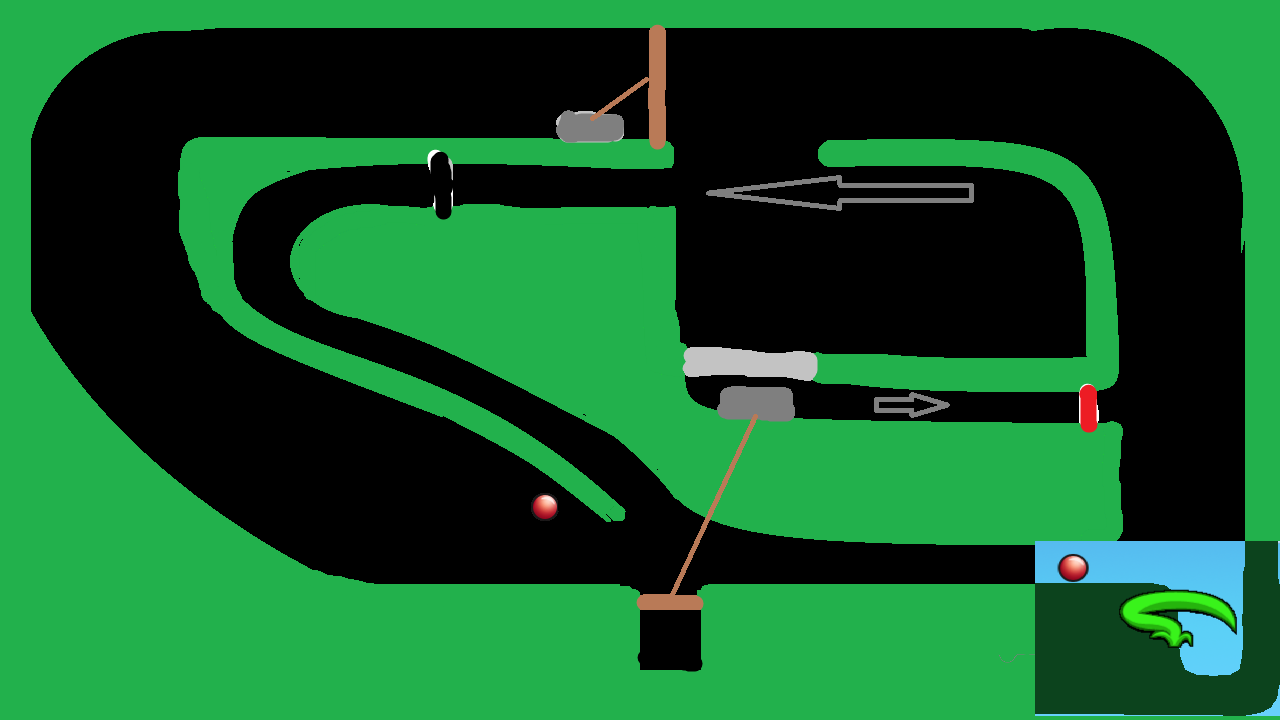
#> input picture scripts/Redy.png, 1280 x 720 px
$ python curve.py Redy.png
#> lines starting #> are read from the running program, lines starting #| are printed output that depends on the picture
import cv2
import numpy as np
import os
import sys

# P.S. В комментариях я называю 1 и 4 точки главными, а 2 и 3 дополнительными
# а ещё пишу кривая, хотя это сплайн :)

# ================== Управление ==================
# ЛКМ - добавить точку кривой
# ПКМ - удалить точку кривой (если это главная точка и не первая)
# Колесо мыши - смещение картинки (кликом, без перетаскивания)
# ЛКМ по точке - перетаскивание точки
# V - переключение между режимами редактирования и просмотра (ЕСЛИ НЕ РИСУЕТСЯ - ты в режиме просмотра)
# S - сохранение точек в файлы (all_points.txt и control_points.txt) (только в режиме просмотра)
# R - чтение точек из файла control_points.txt (только в режиме просмотра)
# ESC - выход
# ===============================================

# ================== HOW TO USE ==================
# 1. Передал путь до картинки уровня параметром
# 2. Понадабавлял точек, подвигал их как надо
# 3. Чекнул как оно выглядит через 'v'
# 4. Если всё нравится, нажимаешь 's' для сохранения в файлы
# 5. Потом можно нажать 'r' для загрузки контрольных точек из файла
# 6. Нажимаешь ещё раз 'v' и снова добавляешь точки
# 7. Повторять пока не нарисуешь все кривые
# ===============================================

# Глобальные переменные
control_points = []  # Все точки кривой (для рисования берутся по 4)
all_points = []
dragging = None      # Индекс точки, которую сейчас перетаскиваем
finished = False     # Флаг для отображения законченной кривой
offset = [0, 0]      # Смещение картинки

WINDOW_SIZE = (1280, 720)  # Размер окна

if len(sys.argv) < 2:
    print(f"Usage: python {sys.argv[0]} <path_to_image>")
    sys.exit(1)

picture = cv2.imread(sys.argv[1], cv2.IMREAD_UNCHANGED)
#> picture is the input picture: shape (720, 1280, 4); mean B, G, R, A 41.8, 89.6, 20.6, 134.9
# Фикс для картинок с альфа-каналом
picture[picture[:, :, 3] < 30] = [255, 255, 255, 255]
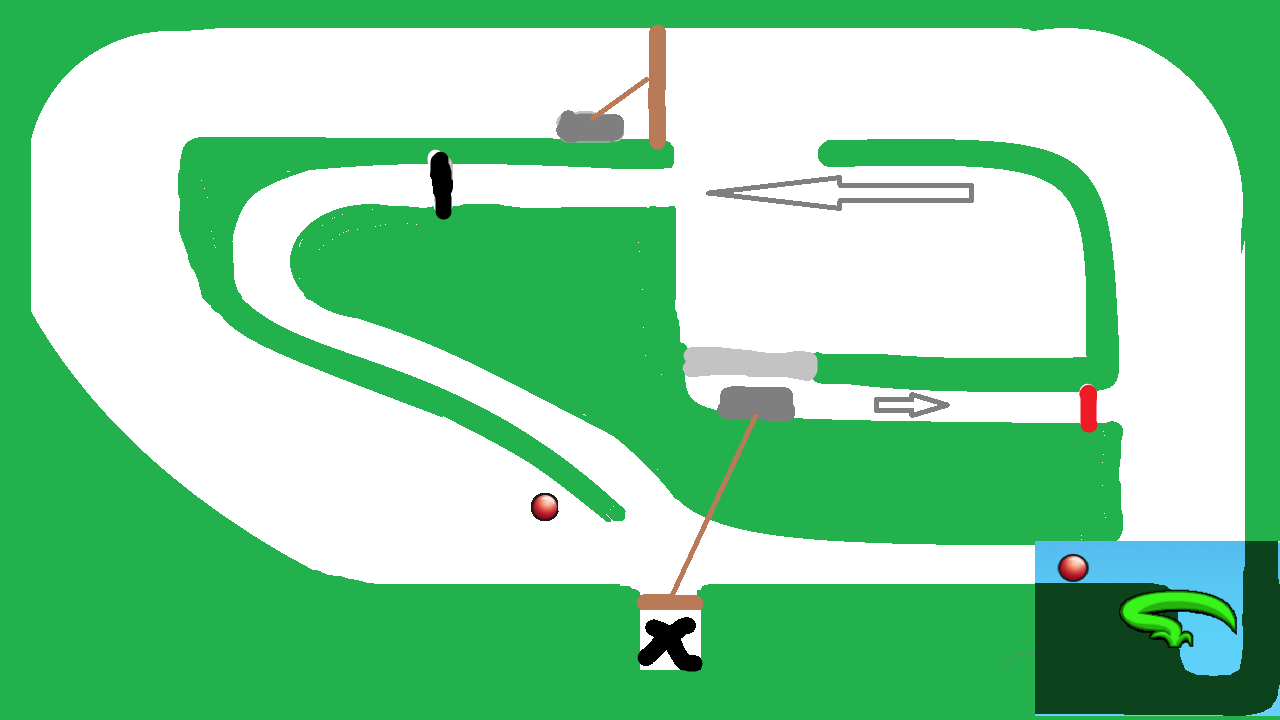
#> picture: shape (720, 1280, 4); mean B, G, R, A 161.6, 209.4, 140.4, 254.6

# Создание пустой картинки
img = np.zeros((WINDOW_SIZE[1], WINDOW_SIZE[0], 3), np.uint8)
windowName = 'Cubic Bezier Spline'
cv2.namedWindow(windowName)

# [89 lines left out: functions is_near_control_point, draw_bezier_curve, add_point, switch_finish, drag_point, mouse_callback, not called in this run]

def draw_control_points():
    global all_points, control_points
    if not finished:
        for i, point in enumerate(control_points):
            disp_point = (point[0] - offset[0], point[1] - offset[1])
            if i % 3 == 0:
                cv2.circle(img, disp_point, 3, (0, 0, 255), -1)
            else:
                cv2.circle(img, disp_point, 3, (255, 0, 255), -1)
    all_points = []
    for i in range(3, len(control_points), 3):
        points = [(x - offset[0], y - offset[1]) for x, y in control_points[i-3:i+1]]
        all_points += draw_bezier_curve(points)

def draw_picture():
    global picture, img, offset
    img = picture[offset[1]:offset[1]+WINDOW_SIZE[1],
                  offset[0]:offset[0]+WINDOW_SIZE[0]].copy()
    draw_control_points()
    cv2.imshow(windowName, img)

# [5 lines left out: function change_offset, not called in this run]

cv2.setMouseCallback(windowName, mouse_callback)

while True:
    draw_picture()
    key = cv2.waitKey(20) & 0xFF
#> (key Esc is pressed here)

    if key == ord('v'):
        switch_finish()

    if key == ord('s') and finished:
        print("Saving points to files: all_points.txt and control_points.txt")
        # Save all_points in C++ 2D-list format: {{x1, y1}, {x2, y2}, ... }
        with open('all_points.txt', 'w') as f:
            json_list_str = '[ ' + ', '.join(f'[ {x}, {y} ]' for (x, y) in all_points) + ' ]'
            f.write(json_list_str + '\n')
        # Save control_points using Python list format
        with open('control_points.txt', 'w') as f:
            f.write(str(control_points) + '\n')

    if key == ord('r') and finished:
        print("Reading control points from control_points.txt")
        if not os.path.exists('control_points.txt'):
            with open('control_points.txt', 'w') as f:
                f.write("[]\n")
            control_points = []
        else:
            with open('control_points.txt', 'r') as f:
                line = f.readline()
                line = line if line else "[]"
                control_points = eval(line)

    if key == 27:  # Exit on 'ESC' key
        break

cv2.destroyAllWindows()
